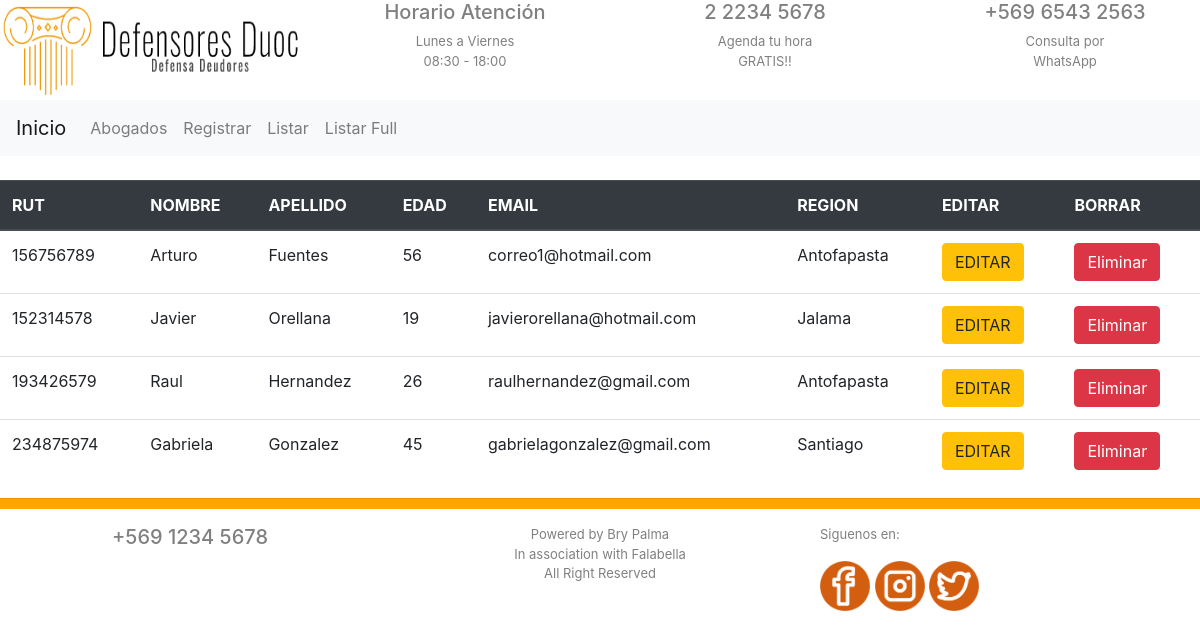
The page /listarfull on the database as committed earlier.
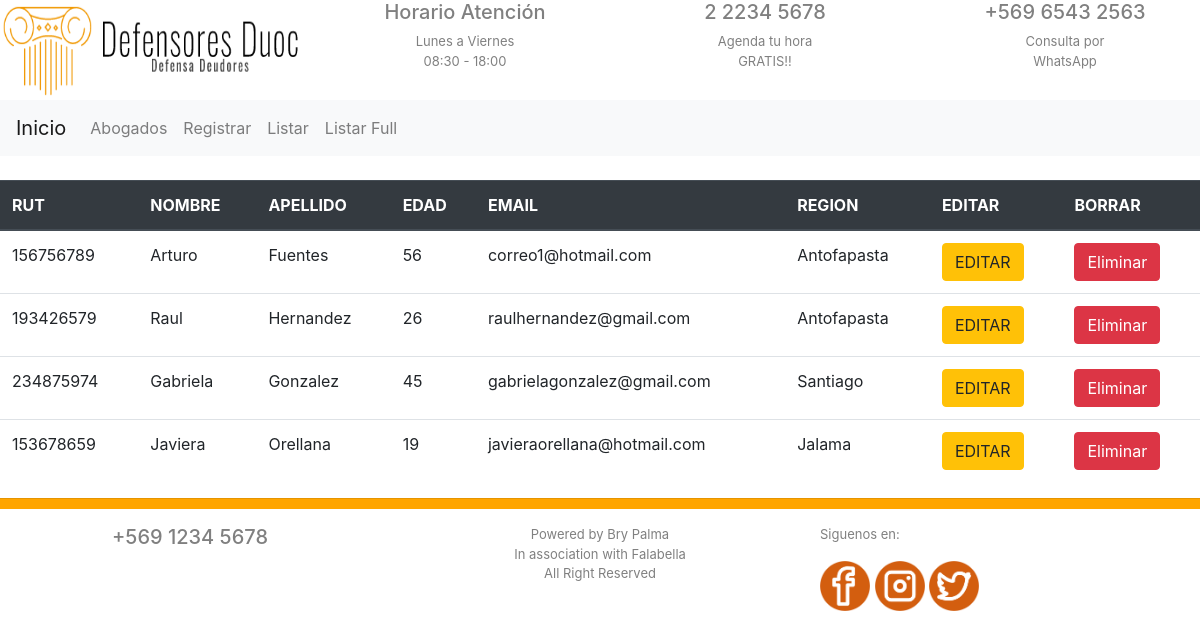
The same page on the database as committed later.
### app/models.py (models this page shows, shortened)
class Cliente(models.Model):
    rut = models.CharField(max_length=50)
    nombre = models.CharField(max_length=50)
    apellido = models.CharField(max_length=50)
    edad = models.IntegerField()
    email = models.CharField(max_length=50)
    region = models.CharField(max_length=50)

### app/views.py (the view)
# urls.py: path('listarfull',views.listar_cliente_full),
def listar_cliente_full(request):
    clientes = Cliente.objects.all()
    return render(request, "app/listar_full.html", {'clientes': clientes})

### app/templates/app/listar_full.html (shortened to what this page needs)
{% extends './base/base.html' %}
{% load staticfiles %}
{% block content %}
    <table class="table">
        <thead class="thead-dark">
            <tr>
                <th>RUT</th>
                <th>NOMBRE</th>
                <th>APELLIDO</th>
                <th>EDAD</th>
                <th>EMAIL</th>
                <th>REGION</th>
                <th>EDITAR</th>
                <th>BORRAR</th>
            </tr>
        </thead>
        <tbody>
            {% for c in clientes %}
            <tr>
                <td>{{c.rut}}</td>
                <td>{{ c.nombre}}</td>
                <td>{{ c.apellido}}</td>
                <td>{{c.edad}}</td>
                <td>{{c.email}}</td>
                <td>{{c.region}}</td>
                <td><a href="/editar_cliente/{{ c.rut }}" class="btn btn-warning">EDITAR</a></td>
                <td><a href="/borrar_cliente/{{ c.rut }}" onclick="return confirm('Se eliminara un cliente Seguro que desea continuar?')" class="btn btn-danger " class="alert alert-danger" role="alert">Eliminar</a></td>
            </tr>
            {% endfor %}
        </tbody>
    </table>
{% endblock %}

### app/templates/app/base/base.html (shortened to what this page needs)
{% load staticfiles %}
<!DOCTYPE html>
<html lang="es">
{% block head %}
<head>
    <link rel="stylesheet" href="{% static 'css/principal.css' %}">
    <link rel="stylesheet" href="{% static 'css/bootstrap.css' %}">
    <link rel="stylesheet" href="{% static 'img' %}">
</head>
{% endblock %}
<body>
<div class="content">
    {% block header %}
    <header>
            <div class="row">
                <div class="col" id="logo">
                    <a title="Logo Inicio" href="http://localhost:8000/index"><img src="{% static 'img/logo2.png' %}" alt="logo" id="imagen_logo"></a>
                </div>
                <div class="col" id="horario-contacto">
                    <h5 id="h5-superior-1">Horario Atención</h5>
                    <p id="parrafo_card-1">Lunes a Viernes <br>08:30 - 18:00</p>
                </div>
                <div class="col" id="telefono">
                    <h5 id="h5-superior-2">2 2234 5678</h5>
                    <p id="parrafo_card-2">Agenda tu hora <br> GRATIS!!</p>
                </div>
                <div class="col" id="whatsapp">
                    <h5 id="h5-superior-3">+569 6543 2563</h5>
                    <p id="parrafo_card-3">Consulta por<br>WhatsApp</p>
                </div>
            </div>
            <div class="row">
                <div class="col">
                    <nav class="navbar navbar-expand-lg navbar-light bg-light">
                        <a class="navbar-brand" href="http://localhost:8000/index">Inicio</a>
                        <div class="collapse navbar-collapse" id="navbarSupportedContent">
                          <ul class="navbar-nav mr-auto">
                            <li class="nav-item">
                              <a class="nav-link" href="http://localhost:8000/abogados">Abogados</a>
                            </li>
                            <li class="nav-item">
                              <a class="nav-link" href="http://localhost:8000/registrocliente">Registrar</a>
                            </li>
                            <li class="nav-item">
                              <a class="nav-link" href="http://localhost:8000/listar">Listar</a>
                            </li>
                            <li class="nav-item">
                                <a class="nav-link" href="http://localhost:8000/listarfull">Listar Full</a>
                            </li>
                          </ul>
                        </div>
                      </nav>
                </div>
            </div>
        </header>
        <br>
    {% endblock %}
    {% block content %}{% endblock %}
    {% block footer %}
    <hr id="hr-footer">
    <div class="row">
        <div class="col-xs-12 col-sm-12 col-md-4">
            <h5 id="h5-footer-1">+569 1234 5678</h5>
        </div>
        <div class="col-xs-12 col-sm-12 col-md-4">
            <p id="parrafo_footer-1">Powered by Bry Palma <br> In association with Falabella <br> All Right Reserved</p>
        </div>
        <div class="col-xs-12 col-sm-12 col-md-4">
            <p id="parrafo_footer-2">Siguenos en:</p>
            <a href="http://facebook.com/" title="Facebook"><img src="{% static 'img/facebook.png' %}" alt="Facebook" id="icono_facebook"></a>
            <a href="http://instagram.com/" title="Instagram"><img src="{% static 'img/instagram.png' %}" alt="Instagram" id="icono_instagram"></a>
            <a href="http://twitter.com/" title="Twitter"><img src="{% static 'img/twitter.png' %}" alt="Twitter" id="icono_twitter"></a>
        </div>
    </div>
    {% endblock %}
    </div>
</body>
</html>

### static/css/principal.css (style rules this page uses)
body { margin: 0px; }
#h5-superior-1, #h5-superior-2, #h5-superior-3, #h5-footer-1 { text-align: center; color: grey; }
#parrafo_card-1, #parrafo_card-2, #parrafo_card-3, #parrafo_footer-1 { text-align: center; color: grey; font-size: 13px; }
#parrafo_footer-2 { text-align: left; color: grey; font-size: 13px; }
#imagen_logo { width: 300px; height: 100px; }
.nav-link { color: white; }
#icono_facebook, #icono_instagram, #icono_twitter { width: 50px; height: 50px; border: 1px; }
#hr-footer { background-color: orange; height: 10px; }

Rows that differ between the two databases and show on the page:
removed Cliente: rut "152314578", nombre "Javier", apellido "Orellana", edad "19", email "javierorellana@hotmail.com", region "Jalama"
added Cliente: rut "153678659", nombre "Javiera", apellido "Orellana", edad "19", email "javieraorellana@hotmail.com", region "Jalama"
